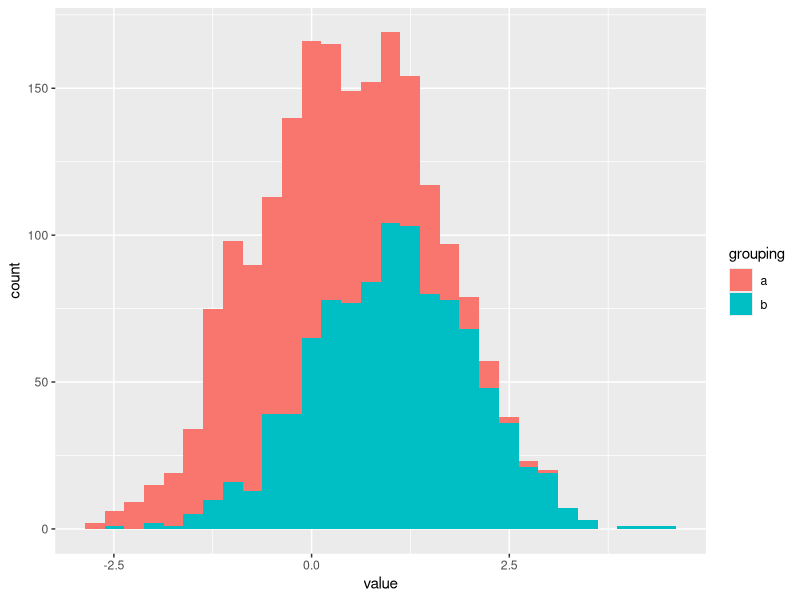
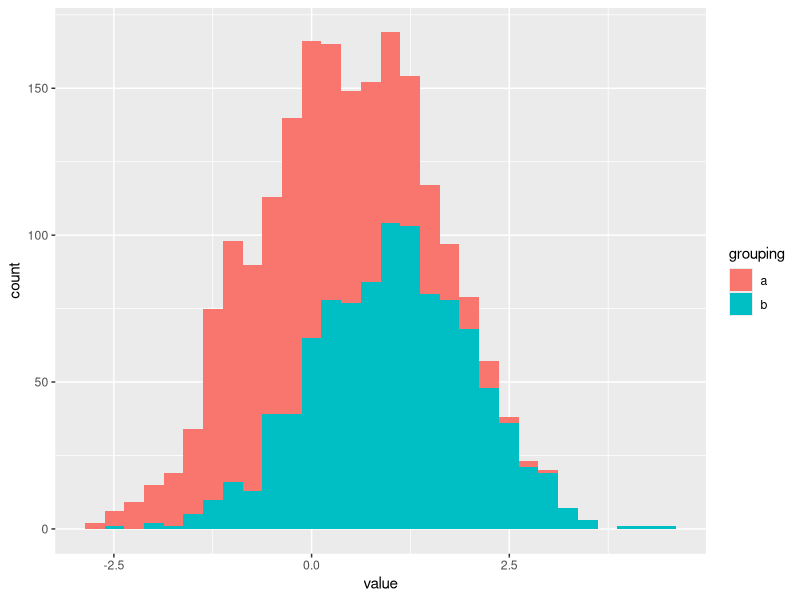
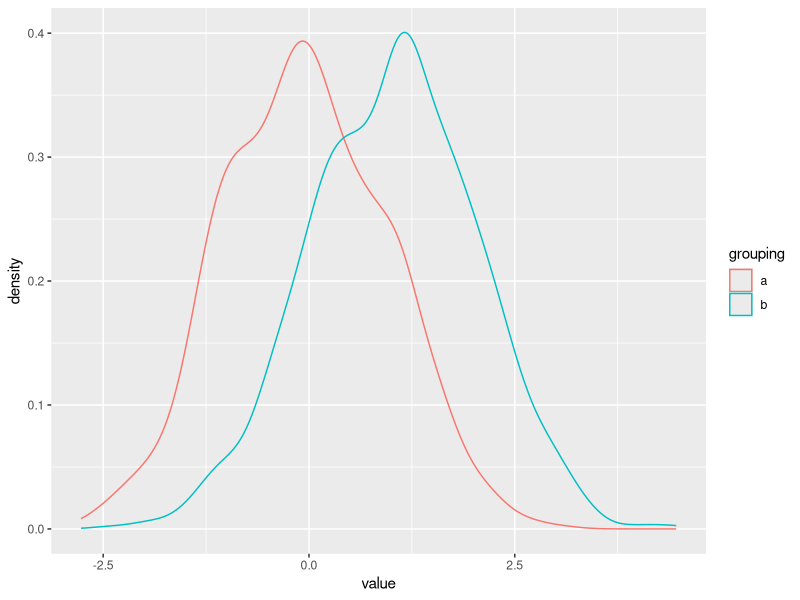
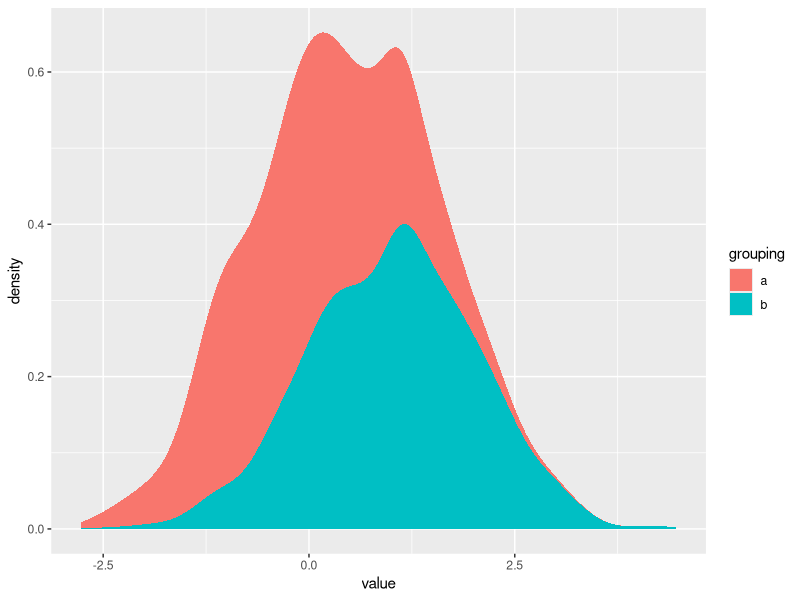
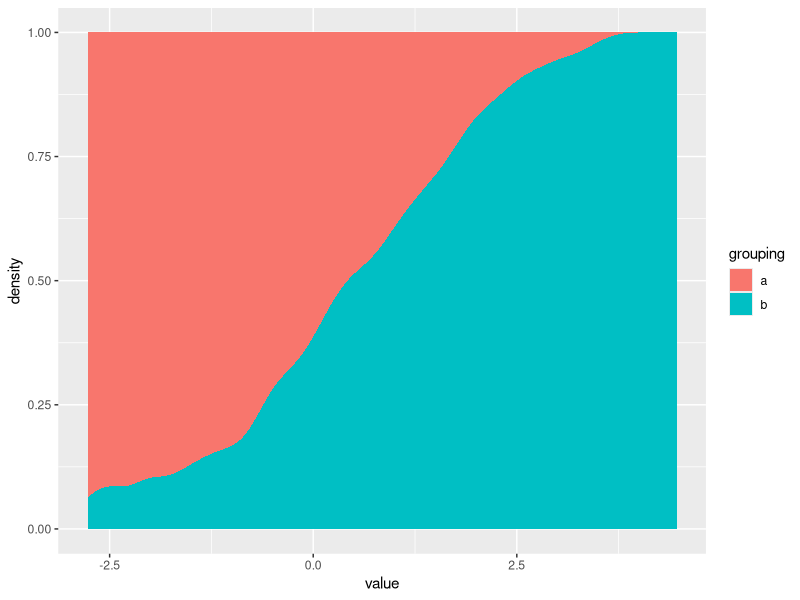

Source code (R) for these figures, in order:
## ---- chunk 1
knitr::opts_chunk$set(fig.width=5, fig.height=3, dev=c("png","jpeg"), fig.path='Figs/')
## ---- chunk 2
library(ggplot2)
library(dplyr)
library(tidyr)
## ---- chunk 3
samples = data.frame(a=rnorm(1000, mean=0), b=rnorm(1000, mean=1))
melt_samples = samples %>% gather(grouping, value)
## ---- chunk 4
melt_samples %>% ggplot(aes(x=value)) + geom_histogram(aes(fill=grouping))
## ---- chunk 5
melt_samples %>% ggplot(aes(x=value)) + stat_bin(aes(fill=grouping))
## ---- chunk 6
melt_samples %>% ggplot(aes(x=value)) + geom_density(aes(color=grouping))
## ---- chunk 7
melt_samples %>% ggplot(aes(x=value)) + stat_density(aes(fill=grouping))
## ---- chunk 8
melt_samples %>% ggplot(aes(x=value)) + stat_density(aes(fill=grouping), position='fill')
